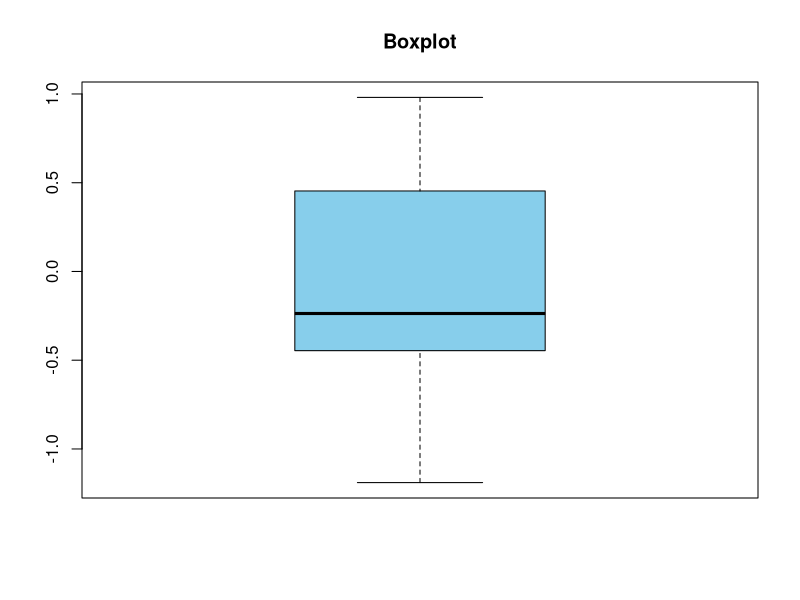
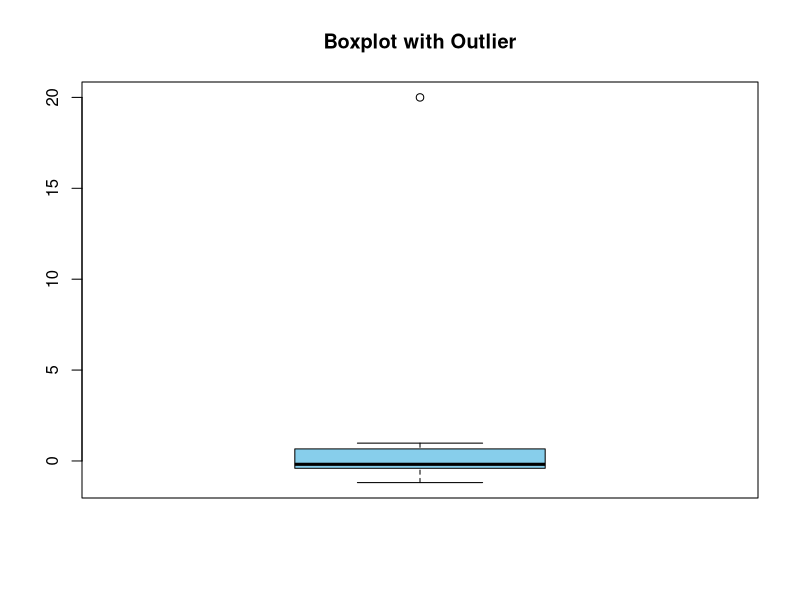
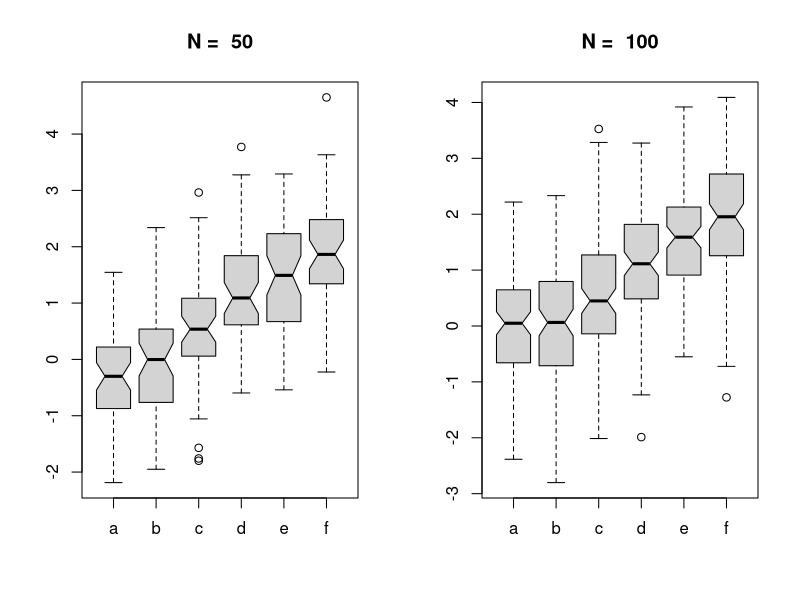

Reproduce these figures in R, in order.
# R code fragments used in talk
# Boxplots and Outliers
# Kansas City R Users Group - Beginner's Workshop
# Earl F Glynn, 4 Oct 2014

set.seed(19)

x <- rnorm(11)
x
sort(x)

min(x)
mean(sort(x)[3:4])
median(x)
mean(sort(x)[8:9])
max(x)

quantile(x, probs=seq(0,1,0.25))
fivenum(x)

sort(x)

fivenum(x)

boxplot(x, col="skyblue", main="Boxplot")
boxplot.stats(x)

x[3] <- 20  # Introduce outlier
sort(x)
fivenum(x)  # Shows new max
boxplot(x, col="skyblue", main="Boxplot with Outlier")
boxplot.stats(x)


coef <- 1.5  # default value

stats <- stats::fivenum(x, na.rm=TRUE)
stats

iqr <- diff(stats[c(2,4)])  # interquartile range
iqr

out <- x < (stats[2L] - coef*iqr) | x > (stats[4L] + coef*iqr)
which(out)

stats[c(1,5)] <- range(x[!out], na.rm=TRUE)  # update without outliers
stats


# Central tendency
set.seed(19)
x <- rnorm(11)
x
mean(x)
median(x)

x[3] <- 20  # Introduce outlier
mean(x)
median(x)

# Dispersion
set.seed(19)
x <- rnorm(11)
x
sd(x)
diff(boxplot.stats(x)$stats[c(2,4)])  # IQR

x[3] <- 20  # Introduce outlier
sd(x)
diff(boxplot.stats(x)$stats[c(2,4)])  # IQR


# Statistics:  An introduction using R by Michael J. Crawley, p. 297.

set.seed(11)

plotboxes <- function(N)
{

  a <- rnorm(N, mean=0.00, sd=1)
  b <- rnorm(N, mean=0.00, sd=1)
  c <- rnorm(N, mean=0.50, sd=1)
  d <- rnorm(N, mean=1.00, sd=1)
  e <- rnorm(N, mean=1.50, sd=1)
  f <- rnorm(N, mean=2.00, sd=1)

  boxplot(data.frame(a,b,c,d,e,f),
    notch=TRUE, main=paste("N = ", N))

}

par(mfrow=c(1,2))
plotboxes(50)
plotboxes(100)

